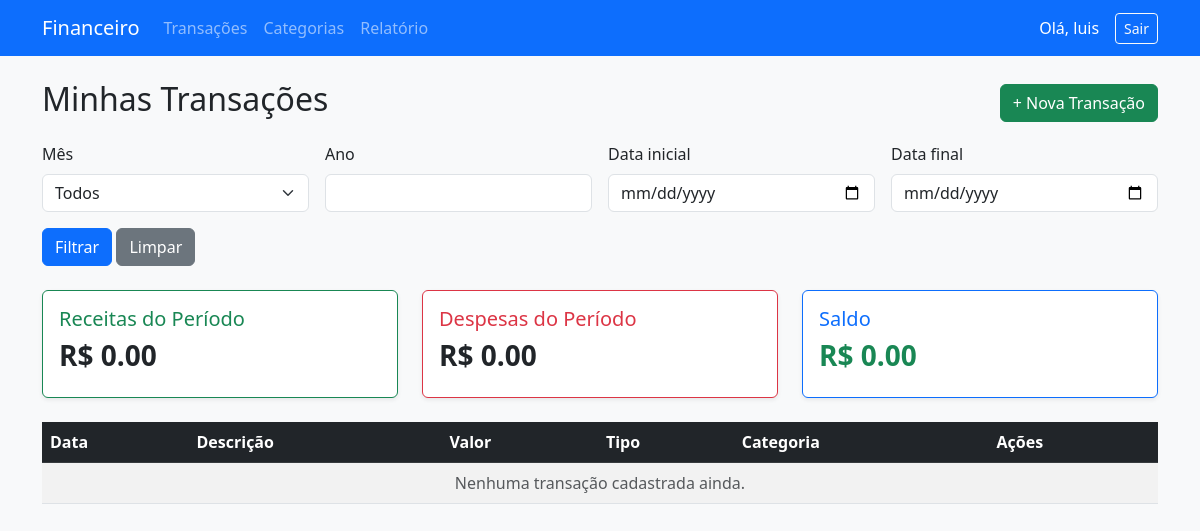
Page /transacoes/ (signed in) on the earlier database version.
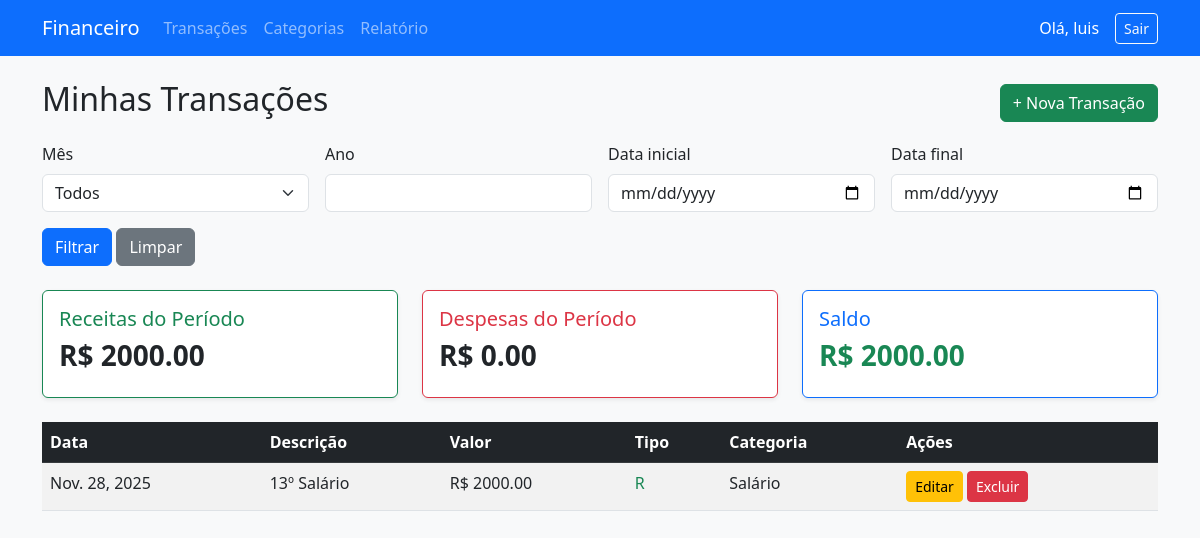
Same page on the later database version.
### transacoes/models.py (models this page shows, shortened)
class Transacao(models.Model):
    TIPO_CHOICES = (
        ("R", "Receita"),
        ("D", "Despesa"),
    )
    descricao = models.CharField(max_length=200)
    valor = models.DecimalField(max_digits=10, decimal_places=2)
    data = models.DateField()
    tipo = models.CharField(max_length=10, choices=TIPO_CHOICES)
    categoria = models.ForeignKey(Categoria, on_delete=models.PROTECT)

### categorias/models.py (models this page shows)
class Categoria(models.Model):
    STATUS_CHOICES = (
        ("Ativa", "Ativa"),
        ("Inativa", "Inativa"),
        ("Excluída", "Excluída"),
    )
    nome = models.CharField(max_length=100)
    status = models.CharField(max_length=20, choices=STATUS_CHOICES, default="Ativa")
    def __str__(self):
        return self.nome

### transacoes/views.py (the view)
# urls.py: path("", views.listar_transacoes, name="listar_transacoes"),
@login_required
def listar_transacoes(request):
    transacoes = Transacao.objects.all().order_by("-data")
    mes = request.GET.get("mes")
    ano = request.GET.get("ano")
    data_inicio = request.GET.get("data_inicio")
    data_fim = request.GET.get("data_fim")
    if mes and ano:
        transacoes = transacoes.filter(data__month=mes, data__year=ano)
    if data_inicio:
        transacoes = transacoes.filter(data__gte=data_inicio)
    if data_fim:
        transacoes = transacoes.filter(data__lte=data_fim)
    total_receitas = transacoes.filter(tipo="R").aggregate(Sum("valor"))["valor__sum"] or 0
    total_despesas = transacoes.filter(tipo="D").aggregate(Sum("valor"))["valor__sum"] or 0
    saldo = total_receitas - total_despesas
    return render(request, "transacoes/listar_transacoes.html", {
        "transacoes": transacoes,
        "meses": MESES,
        "total_receitas": total_receitas,
        "total_despesas": total_despesas,
        "saldo": saldo,
    })

### transacoes/templates/transacoes/listar_transacoes.html (shortened to what this page needs)
{% extends "core/base.html" %}
{% block conteudo %}
<div class="d-flex justify-content-between align-items-center mb-3">
    <h2>Minhas Transações</h2>
    <a href="{% url 'nova_transacao' %}" class="btn btn-success">+ Nova Transação</a>
</div>
<form method="GET" class="row g-3 mb-4">
    <div class="col-md-3">
        <label class="form-label">Mês</label>
        <select name="mes" class="form-select">
            <option value="">Todos</option>
        </select>
    </div>
    <div class="col-md-3">
        <label class="form-label">Ano</label>
        <input type="number" name="ano" class="form-control" value="{{ request.GET.ano }}">
    </div>
    <div class="col-md-3">
        <label class="form-label">Data inicial</label>
        <input type="date" name="data_inicio" class="form-control" value="{{ request.GET.data_inicio }}">
    </div>
    <div class="col-md-3">
        <label class="form-label">Data final</label>
        <input type="date" name="data_fim" class="form-control" value="{{ request.GET.data_fim }}">
    </div>
    <div class="col-12">
        <button class="btn btn-primary">Filtrar</button>
        <a href="{% url 'listar_transacoes' %}" class="btn btn-secondary">Limpar</a>
    </div>
</form>
<div class="row mb-4">
    <div class="col-md-4">
        <div class="card border-success shadow-sm">
            <div class="card-body">
                <h5 class="text-success">Receitas do Período</h5>
                <h3 class="fw-bold">R$ {{ total_receitas|floatformat:2 }}</h3>
            </div>
        </div>
    </div>
    <div class="col-md-4">
        <div class="card border-danger shadow-sm">
            <div class="card-body">
                <h5 class="text-danger">Despesas do Período</h5>
                <h3 class="fw-bold">R$ {{ total_despesas|floatformat:2 }}</h3>
            </div>
        </div>
    </div>
    <div class="col-md-4">
        <div class="card border-primary shadow-sm">
            <div class="card-body">
                <h5 class="text-primary">Saldo</h5>
                <h3 class="fw-bold
                    {% if saldo < 0 %}
                        text-danger
                    {% else %}
                        text-success
                    {% endif %}
                ">
                    R$ {{ saldo|floatformat:2 }}
                </h3>
            </div>
        </div>
    </div>
</div>
<table class="table table-striped table-hover">
    <thead class="table-dark">
        <tr>
            <th>Data</th>
            <th>Descrição</th>
            <th>Valor</th>
            <th>Tipo</th>
            <th>Categoria</th>
            <th>Ações</th>
        </tr>
    </thead>
    <tbody>
        {% for t in transacoes %}
        <tr>
            <td>{{ t.data }}</td>
            <td>{{ t.descricao }}</td>
            <td>R$ {{ t.valor }}</td>
            <td class="{% if t.tipo == 'D' %}text-danger{% else %}text-success{% endif %}">
                {{ t.tipo|title }}
            </td>
            <td>{{ t.categoria }}</td>
            <td>
                <a href="{% url 'editar_transacao' t.id %}" class="btn btn-sm btn-warning">Editar</a>
                <a href="{% url 'excluir_transacao' t.id %}" class="btn btn-sm btn-danger">Excluir</a>
            </td>
        </tr>
        {% empty %}
        <tr>
            <td colspan="6" class="text-center text-muted">
                Nenhuma transação cadastrada ainda.
            </td>
        </tr>
        {% endfor %}
    </tbody>
</table>
{% endblock %}

Differences in the rows shown:
added Transacao: data "Nov. 28, 2025", descricao "13º Salário", valor "2000.00", tipo "R", categoria "Salário"
Other differences:
{{ total_receitas|floatformat:2 }}: "0.00" → "2000.00"
{{ saldo|floatformat:2 }}: "0.00" → "2000.00"
text no longer shown: "Nenhuma transação cadastrada ainda."
